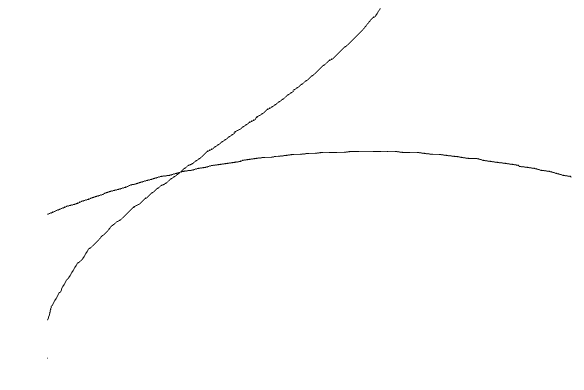
#> input picture 8. photo analyse/15-crosspoint.png, 584 x 390 px, found by its file name
$ python test2.py
#> lines starting #> are read from the running program, lines starting #| are printed output that depends on the picture; after the words box and inside, x2 and y2 are one past the last pixel; in counts of white or black regions, pixels touching at a corner belong together; long printed decimals are rounded
#> further down, src is the input picture: shape (390, 584, 3); min 0, max 255, mean 253.9
import numpy as np
import cv2 as cv


def process(image, opt=1):
    # Detecting corners
#> called with opt = 1
    gray = cv.cvtColor(image, cv.COLOR_BGR2GRAY)
    corners = cv.goodFeaturesToTrack(gray, 5, 0.1, 10)
#> corners = [[570, 176], [184, 169], [176, 175], [47, 214], [47, 320]]
    print(len(corners))
#| 5
    for pt in corners:
        print(pt)
        b = np.random.random_integers(0, 256)
        g = np.random.random_integers(0, 256)
        r = np.random.random_integers(0, 256)
        x = np.int32(pt[0][0])
        y = np.int32(pt[0][1])
        cv.circle(image, (x, y), 5, (int(b), int(g), int(r)), 2)
#> this loop made 5 passes
#> (b, g, r, x, y) on passes 1 to 5: (172, 47, 117, 570, 176), (192, 251, 195, 184, 169), (9, 211, 242, 176, 175), (87, 70, 88, 47, 214), (193, 39, 87, 47, 320)
#| [[570. 176.]]
#| [[184. 169.]]
#| [[176. 175.]]
#| [[ 47. 214.]]
#| [[ 47. 320.]]
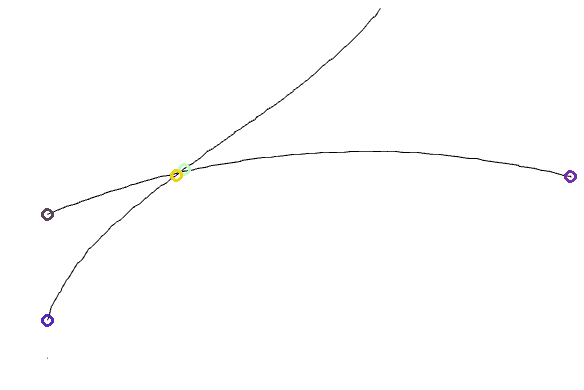
#> image: shape (390, 584, 3); 0.19% of pixels changed, all inside (x1, y1, x2, y2) = (41, 163, 577, 327)

    # detect sub-pixel
    winSize = (3, 3)
    zeroZone = (-1, -1)

    # Stop condition
    criteria = (cv.TERM_CRITERIA_EPS + cv.TermCriteria_COUNT, 40, 0.001)
#> criteria = (3, 40, 0.001)
    # Calculate the refined corner locations
    corners = cv.cornerSubPix(gray, corners, winSize, zeroZone, criteria)
#> corners = [[571.3, 176.5], [184, 169], [176, 175], [46.34, 214.5], [46.57, 320]]
    # display
    for i in range(corners.shape[0]):
        print(" -- Refined Corner [", i, "]  (", corners[i, 0, 0], ",", corners[i, 0, 1], ")")
#> this loop made 5 passes
#|  -- Refined Corner [ 0 ]  ( 571.318 , 176.475 )
#|  -- Refined Corner [ 1 ]  ( 184.0 , 169.0 )
#|  -- Refined Corner [ 2 ]  ( 176.0 , 175.0 )
#|  -- Refined Corner [ 3 ]  ( 46.341 , 214.467 )
#|  -- Refined Corner [ 4 ]  ( 46.566 , 320.011 )
    return image

src = cv.imread("E:\\1-python-in-daily-use\\8. photo analyse\\15-crosspoint.png")
cv.imshow("input", src)
result = process(src)
cv.imshow('result', result)
cv.imwrite('E:\\1-python-in-daily-use\\8. photo analyse\\15-crosspoint-result.png',result)
cv.waitKey(0)
cv.destroyAllWindows()

$ run again, with 8. photo analyse/0-crosspoint.png copied over 8. photo analyse/15-crosspoint.png
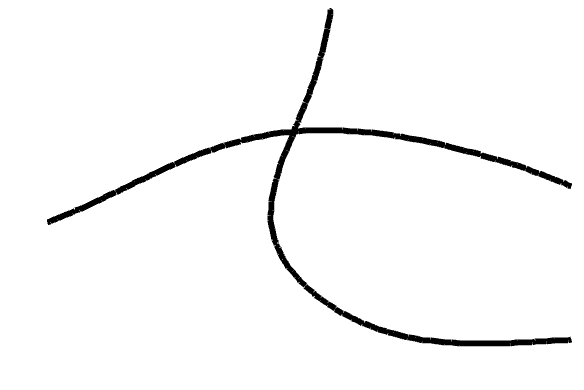
#> input picture 8. photo analyse/0-crosspoint.png, 584 x 390 px, found by its file name
#> src is the input picture: shape (390, 584, 3); min 0, max 255, mean 247.8
#> in process, `corners = cv.goodFeaturesToTrack(gray, 5, 0.1, 10)`: corners = [[570, 341], [287, 136], [299, 127], [569, 187], [48, 224]]
#| 5
#> the loop in process, `for pt in corners:` made 5 passes
#> (b, g, r, x, y) on passes 1 to 5: (172, 47, 117, 570, 341), (192, 251, 195, 287, 136), (9, 211, 242, 299, 127), (87, 70, 88, 569, 187), (193, 39, 87, 48, 224)
#> (printed output is left out)
#> after the loop in process, `for pt in corners:`:
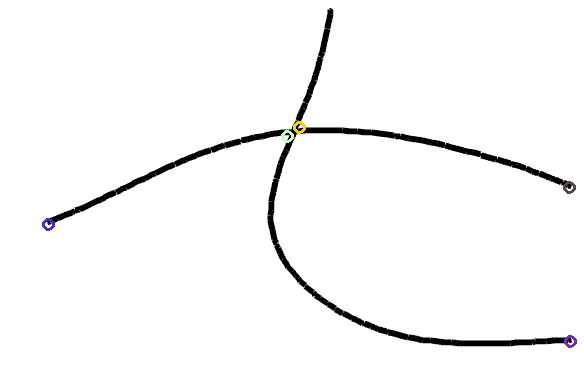
#> image: shape (390, 584, 3); 0.2% of pixels changed, all inside (x1, y1, x2, y2) = (42, 121, 577, 348)
#> criteria = (3, 40, 0.001)
#> in process, `corners = cv.cornerSubPix(gray, corners, winSize, zeroZone, criteria)`: corners = [[571.4, 342.2], [288.9, 134.9], [297.3, 127.8], [569.6, 188.7], [48.12, 224.7]]
#> the loop in process, `for i in range(corners.shape[0]):` made 5 passes
#|  -- Refined Corner [ 0 ]  ( 571.445 , 342.2032 )
#|  -- Refined Corner [ 1 ]  ( 288.862 , 134.856 )
#|  -- Refined Corner [ 2 ]  ( 297.334 , 127.828 )
#|  -- Refined Corner [ 3 ]  ( 569.624 , 188.654 )
#|  -- Refined Corner [ 4 ]  ( 48.120 , 224.721 )
